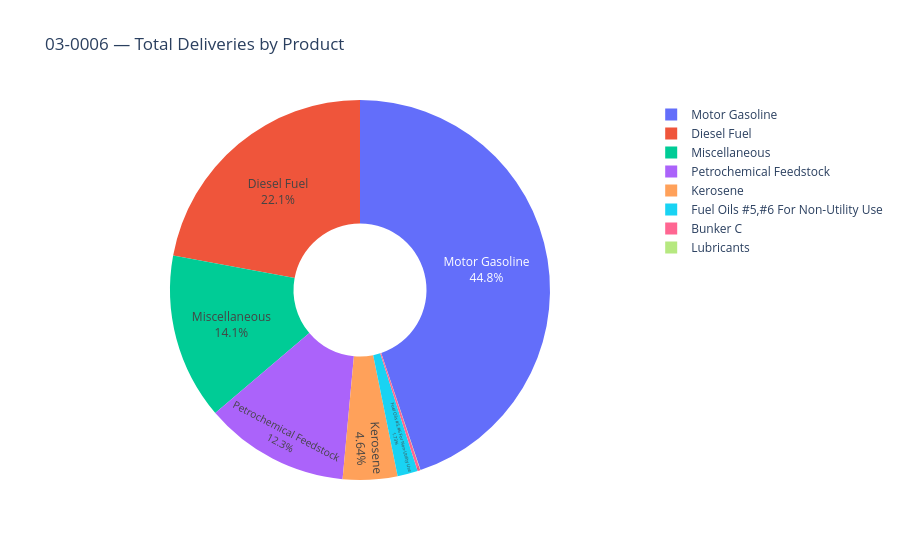
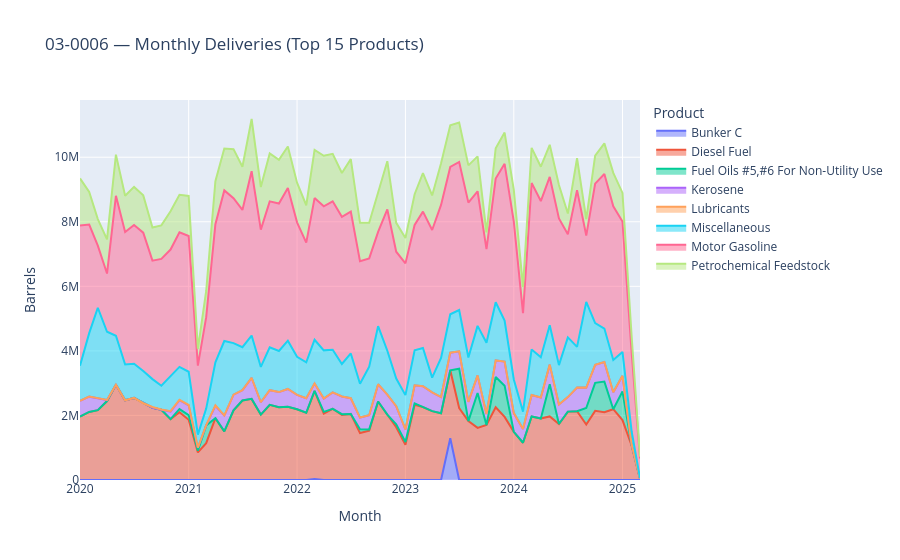

Notebook source saved alongside these figures, in order:
### Markdown cell above
## 3  Product Output Mix

### Code cell
# ── 3a  Total deliveries by product (pie) ──────────────────────────────────
prod_totals = (
    raw.groupby('material')['Deliveries'].sum()
    .sort_values(ascending=False)
    .reset_index()
)
prod_totals = prod_totals[prod_totals['Deliveries'] > 0]

fig = px.pie(prod_totals, values='Deliveries', names='material',
             title=f'{REFINERY_NAME} — Total Deliveries by Product',
             hole=0.35)
fig.update_traces(textposition='inside', textinfo='percent+label')
fig.show()

# ── 3b  Monthly deliveries by top products (stacked area) ──────────────────
TOP_N = 15
top_products = prod_totals['material'].head(TOP_N).tolist()

monthly_prod = (
    raw[raw['material'].isin(top_products)]
    .groupby(['period', 'material'])['Deliveries']
    .sum()
    .reset_index()
)
monthly_prod['period_dt'] = monthly_prod['period'].dt.to_timestamp()

fig = px.area(monthly_prod, x='period_dt', y='Deliveries', color='material',
              title=f'{REFINERY_NAME} — Monthly Deliveries (Top {TOP_N} Products)',
              labels={'period_dt': 'Month', 'Deliveries': 'Barrels'},
              )
fig.update_layout(hovermode='x unified', legend_title='Product')
fig.show()
